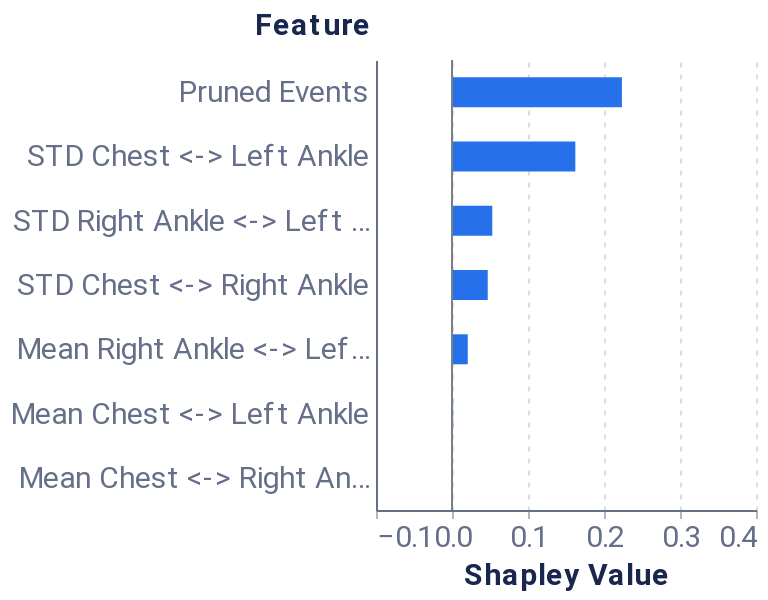

Write notebook code for a chart like this one.
### Markdown cell above
##### Feature-level explanation

### Code cell
feature_dict = {'rs': 42, 'nsamples': 32000, 'feature_names': model_features, 'plot_features': plot_feats}
feature_data = local_feat(f, pos_x_data, feature_dict, positive_sequence_id, sequence_id_feat, average_event, pruning_idx)
feature_plot = plot_feat_barplot(feature_data, feature_dict.get('top_feats'), feature_dict.get('plot_features'))
feature_plot

### Figure 1 — Vega-Lite specification as saved in the notebook (floating-point values rounded to 4 significant figures)
{"config": {"axis": {"domain": true, "domainColor": "#666F89", "grid": false, "gridCap": "round", "gridColor": "#B3B7C4", "gridDash": [2, 4], "gridWidth": 0.5, "labelColor": "#666F89", "labelFont": "Roboto, Arial, sans-serif", "labelPadding": 2, "tickColor": "#666F89", "tickOpacity": 0.5, "tickSize": 4, "titleColor": "#19274E", "titleFont": "Roboto, Arial, sans-serif", "titleFontSize": 12}, "axisBand": {"domain": true, "labelPadding": 4, "ticks": false}, "axisY": {"domain": false, "titleAlign": "left", "titleAngle": 0, "titleX": -20, "titleY": -10}, "legend": {"labelColor": "#666F89", "labelFont": "Roboto, Arial, sans-serif", "labelFontSize": 12, "symbolSize": 40, "titleColor": "#19274E", "titleFont": "Roboto, Arial, sans-serif", "titleFontSize": 12, "titlePadding": 4}, "arc": {"stroke": "#FFFFFF", "strokeWidth": 1}, "bar": {"fill": "#2770EB", "stroke": null}, "line": {"stroke": "#2770EB", "strokeWidth": 2}, "path": {"stroke": "#2770EB", "strokeWidth": 0.5}, "point": {"fill": "#2770EB", "shape": "circle", "filled": true}, "rect": {"fill": "#2770EB"}, "rule": {"stroke": "#666F89"}, "shape": {"stroke": "#2770EB"}, "text": {"color": "#19274E", "font": "Roboto, Arial, sans-serif", "fontSize": 12}, "range": {"category": ["#2770EB", "#77B98A", "#DA5252", "#FFC400", "#A87AEA", "#00A39E", "#19274E"], "diverging": ["#006360", "#2BB3AE", "#96D9D7", "#FFFFFF", "#EDAAAA", "#DA5252", "#811D1D"], "heatmap": ["#18448F", "#1B4EA5", "#2770EB", "#4C88EE", "#82ACF3", "#A6C4F7", "#E9F1FD"], "ramp": ["#18448F", "#1B4EA5", "#2770EB", "#4C88EE", "#82ACF3", "#A6C4F7", "#E9F1FD"]}, "background": "#FFFFFF", "group": {"fill": "#FFFFFF"}, "header": {"labelColor": "#19274E", "labelFont": "Roboto, Arial, sans-serif", "labelFontSize": 12, "titleColor": "#19274E", "titleFont": "Roboto, Arial, sans-serif", "titleFontSize": 16}, "title": {"anchor": "start", "color": "#19274E", "font": "Roboto, Arial, sans-serif", "fontSize": 20, "fontWeight": "bold", "offset": 20, "subtitleColor": "#19274E", "subtitleFontSize": 16}, "view": {"continuousHeight": 300, "continuousWidth": 400, "stroke": "transparent"}}, "layer": [{"data": {"name": "data-33b0759af089fc922ba5b725f39d0b08"}, "mark": {"type": "bar", "size": 15, "thickness": 1}, "encoding": {"x": {"axis": {"grid": true, "labelFontSize": 15, "title": "Shapley Value", "titleFontSize": 15}, "field": "Shapley Value", "scale": {"domain": [-0.1, 0.4]}, "type": "quantitative"}, "y": {"axis": {"labelFontSize": 15, "title": "Feature", "titleFontSize": 15, "titleX": -61}, "field": "Feature", "sort": {"field": "sort_col", "order": "descending"}, "type": "nominal"}}}, {"data": {"name": "data-9c00aa9dc2b1c1a0b4bf9b34ead12925"}, "mark": {"type": "rule", "color": "#798184"}, "encoding": {"x": {"field": "x", "type": "quantitative"}}}], "height": 225, "width": 190, "$schema": "https://vega.github.io/schema/vega-lite/v4.17.0.json", "datasets": {"data-33b0759af089fc922ba5b725f39d0b08": [{"Random seed": 42, "NSamples": 32000, "Feature": "Mean Chest <-> Right Ankle", "Shapley Value": -0.0008611, "sort_col": 0.0008611}, {"Random seed": 42, "NSamples": 32000, "Feature": "STD Chest <-> Right Ankle", "Shapley Value": 0.04701, "sort_col": 0.04701}, {"Random seed": 42, "NSamples": 32000, "Feature": "Mean Chest <-> Left Ankle", "Shapley Value": 0.001531, "sort_col": 0.001531}, {"Random seed": 42, "NSamples": 32000, "Feature": "STD Chest <-> Left Ankle", "Shapley Value": 0.1623, "sort_col": 0.1623}, {"Random seed": 42, "NSamples": 32000, "Feature": "Mean Right Ankle <-> Left Ankle", "Shapley Value": 0.02073, "sort_col": 0.02073}, {"Random seed": 42, "NSamples": 32000, "Feature": "STD Right Ankle <-> Left Ankle", "Shapley Value": 0.05298, "sort_col": 0.05298}, {"Random seed": 42, "NSamples": 32000, "Feature": "Pruned Events", "Shapley Value": 0.2236, "sort_col": 0.2236}], "data-9c00aa9dc2b1c1a0b4bf9b34ead12925": [{"x": 0}]}}
